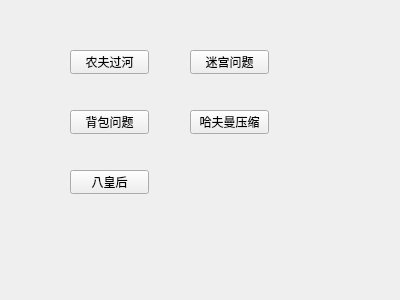
<?xml version="1.0" encoding="UTF-8"?>
<ui version="4.0">
 <class>MainMenuWindow</class>
 <widget class="QWidget" name="MainMenuWindow">
  <property name="geometry">
   <rect>
    <x>0</x>
    <y>0</y>
    <width>400</width>
    <height>300</height>
   </rect>
  </property>
  <property name="windowTitle">
   <string>Form</string>
  </property>
  <widget class="QPushButton" name="exp6Button">
   <property name="geometry">
    <rect>
     <x>70</x>
     <y>50</y>
     <width>79</width>
     <height>24</height>
    </rect>
   </property>
   <property name="text">
    <string>农夫过河</string>
   </property>
  </widget>
  <widget class="QPushButton" name="exp13Button">
   <property name="geometry">
    <rect>
     <x>190</x>
     <y>50</y>
     <width>79</width>
     <height>24</height>
    </rect>
   </property>
   <property name="text">
    <string>迷宫问题</string>
   </property>
  </widget>
  <widget class="QPushButton" name="exp1Button">
   <property name="geometry">
    <rect>
     <x>70</x>
     <y>110</y>
     <width>79</width>
     <height>24</height>
    </rect>
   </property>
   <property name="text">
    <string>背包问题</string>
   </property>
  </widget>
  <widget class="QPushButton" name="exp11Button">
   <property name="geometry">
    <rect>
     <x>190</x>
     <y>110</y>
     <width>79</width>
     <height>24</height>
    </rect>
   </property>
   <property name="text">
    <string>哈夫曼压缩</string>
   </property>
  </widget>
  <widget class="QPushButton" name="exp4Button">
   <property name="geometry">
    <rect>
     <x>70</x>
     <y>170</y>
     <width>79</width>
     <height>24</height>
    </rect>
   </property>
   <property name="text">
    <string>八皇后</string>
   </property>
  </widget>
 </widget>
 <resources/>
 <connections/>
</ui>
